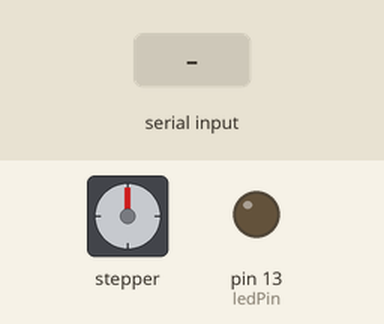
The sketch below on a simulated Arduino Uno, built with avr-gcc and run on an emulated ATmega328P. Shown: stepper motor, output pins drawn as LEDs (lit = HIGH). Wiring (inferred from the names in the program): stepper motor driver (200 steps per turn assumed): step pin 3; direction pin 4. The inputs (shaded band) are chosen by the test bench. Pins used as bus, display or sensor lines are not drawn.

Above: at 1.2 s.
1.3 s: "90,45\n" received over Serial
At 1.77 s:
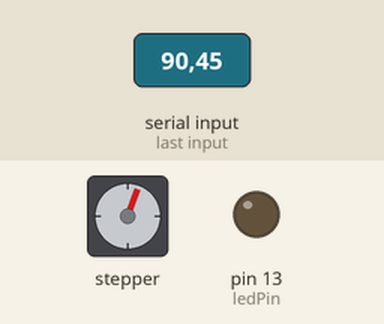
At 2.37 s:
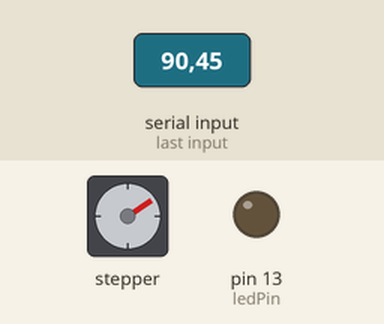
Timing chart, 0 to 13.3 s (numbered marks = the images above; inputs shaded):
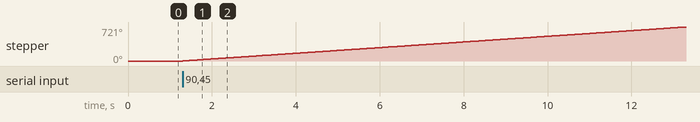

The sketch:

MotorControl.ino
```cpp
#include <Arduino_FreeRTOS.h>
int ledPin =  13;
int ledState = LOW;
int stepperState =LOW;
unsigned long previousMicro = 0;
unsigned long previousMicro1 = 0;
long OnTime = 750;
long OffTime = 750;
long xrefreshrate=10000;
long delaystepper=10000;
int x=0;
float xpos=0;
int xt =0;
int xabs=0;
char data[10];
const int stepPin = 3;
const int dirPin = 4;
void TaskBlink( void *pvParameters );
void TaskAnalogRead( void *pvParameters );
void setup() {
  Serial.begin(9600);
  Serial.begin(9600);
  pinMode(ledPin, OUTPUT);
  pinMode(stepPin,OUTPUT);
  pinMode(dirPin,OUTPUT);
  digitalWrite(dirPin,HIGH);
  while (!Serial) {
    ;
  }
  xTaskCreate(
    TaskBlink
    ,  (const portCHAR *)"Blink"
    ,  128
    ,  NULL
    ,  2
    ,  NULL );
  xTaskCreate(
    TaskAnalogRead
    ,  (const portCHAR *) "AnalogRead"
    ,  128
    ,  NULL
    ,  2
    ,  NULL );
}
void loop()
{

}

void TaskBlink(void *pvParameters)
{
  (void) pvParameters;
  for (;;)
  {
     unsigned long currentMicro = micros();
if(currentMicro-previousMicro1 >= xrefreshrate){
previousMicro1 = currentMicro;
String input;
int i = 0;
while (i < 10)
{ while (!Serial.available()> 0) {}
 data[i++] = Serial.read();
 x = atol(data);
}

if (x<-10){
  digitalWrite(dirPin,LOW);}

if (x>10){
  digitalWrite(dirPin,HIGH);}
  }

  }
}

void TaskAnalogRead(void *pvParameters)
{
  (void) pvParameters;


  for (;;)
  { unsigned long currentMicro = micros();
  if(x>50||x<-50){
//xabs=abs(x);
//xpos=50000/xabs;
//delaystepper=long(xpos);
//xt=xpos*20;
//delaystepper=long(xt);
if((stepperState == HIGH) && (currentMicro - previousMicro >= delaystepper))
  {
    stepperState = LOW;
    previousMicro = currentMicro;
    digitalWrite(stepPin, stepperState);
  }
  else if ((stepperState == LOW) && (currentMicro - previousMicro >= delaystepper))
  {
    stepperState = HIGH;
    previousMicro = currentMicro;
    digitalWrite(stepPin, stepperState);
  }}
  }}
```

Measured:
- after the input at 1.3 s, stepper: keeps turning clockwise at about 60°/s, starting at once
